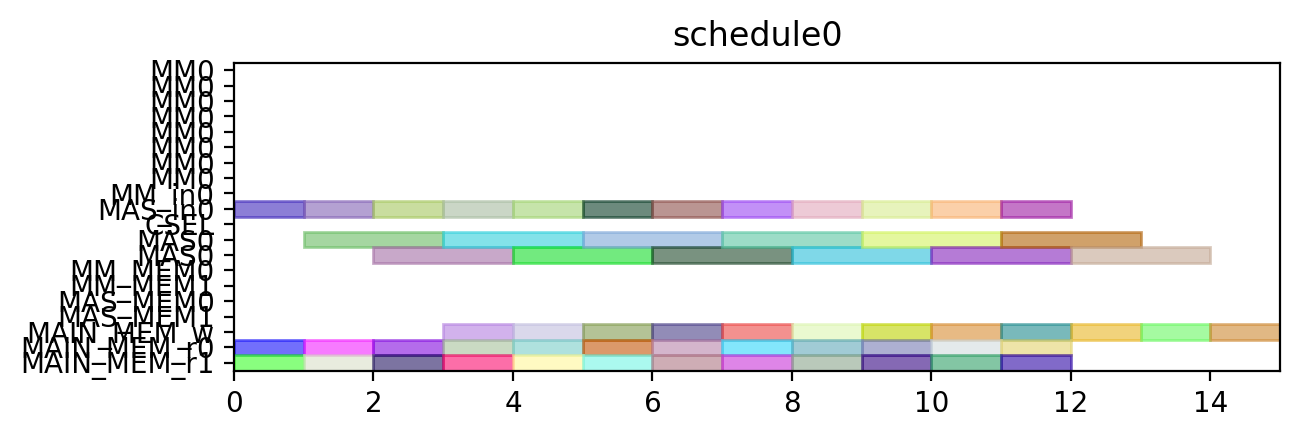

Here is the Python script that generated this plot:
from pyschedule import Scenario, solvers, plotters, alt


def solve():
	horizon = 120
	S = Scenario("schedule0", horizon=horizon)

	# resource
	MM = S.Resources('MM', num=1, size=8)
	MM_in = S.Resources('MM_in', num=1)
	MAS_in = S.Resources('MAS_in', num=1)
	CSEL = S.Resource('CSEL')
	MAS = S.Resources('MAS', num=1, size=2, periods=range(1, horizon))
	MM_MEM = S.Resources('MM_MEM', num=2)
	MAS_MEM = S.Resources('MAS_MEM', num=2)
	MAIN_MEM_w = S.Resource('MAIN_MEM_w', size=1)
	MAIN_MEM_r = S.Resources('MAIN_MEM_r', num=2)

	# result of previous scheduling

	# new tasks
	c000 = S.Task('c000', length=2, delay_cost=1)
	c000 += alt(MAS)
	c000_in = S.Task('c000_in', length=1, delay_cost=1)
	c000_in += alt(MAS_in)
	S += c000_in*MAS_in[0]<=c000*MAS[0]

	S += 0<c000

	c000_w = S.Task('c000_w', length=1, delay_cost=1)
	c000_w += alt(MAIN_MEM_w)
	S += c000 <= c000_w

	c000_mem0 = S.Task('c000_mem0', length=1, delay_cost=1)
	c000_mem0 += MAIN_MEM_r[0]
	S += c000_mem0 <= c000

	c000_mem1 = S.Task('c000_mem1', length=1, delay_cost=1)
	c000_mem1 += MAIN_MEM_r[1]
	S += c000_mem1 <= c000

	c001 = S.Task('c001', length=2, delay_cost=1)
	c001 += alt(MAS)
	c001_in = S.Task('c001_in', length=1, delay_cost=1)
	c001_in += alt(MAS_in)
	S += c001_in*MAS_in[0]<=c001*MAS[0]

	S += 0<c001

	c001_w = S.Task('c001_w', length=1, delay_cost=1)
	c001_w += alt(MAIN_MEM_w)
	S += c001 <= c001_w

	c001_mem0 = S.Task('c001_mem0', length=1, delay_cost=1)
	c001_mem0 += MAIN_MEM_r[0]
	S += c001_mem0 <= c001

	c001_mem1 = S.Task('c001_mem1', length=1, delay_cost=1)
	c001_mem1 += MAIN_MEM_r[1]
	S += c001_mem1 <= c001

	c010 = S.Task('c010', length=2, delay_cost=1)
	c010 += alt(MAS)
	c010_in = S.Task('c010_in', length=1, delay_cost=1)
	c010_in += alt(MAS_in)
	S += c010_in*MAS_in[0]<=c010*MAS[0]

	S += 0<c010

	c010_w = S.Task('c010_w', length=1, delay_cost=1)
	c010_w += alt(MAIN_MEM_w)
	S += c010 <= c010_w

	c010_mem0 = S.Task('c010_mem0', length=1, delay_cost=1)
	c010_mem0 += MAIN_MEM_r[0]
	S += c010_mem0 <= c010

	c010_mem1 = S.Task('c010_mem1', length=1, delay_cost=1)
	c010_mem1 += MAIN_MEM_r[1]
	S += c010_mem1 <= c010

	c011 = S.Task('c011', length=2, delay_cost=1)
	c011 += alt(MAS)
	c011_in = S.Task('c011_in', length=1, delay_cost=1)
	c011_in += alt(MAS_in)
	S += c011_in*MAS_in[0]<=c011*MAS[0]

	S += 0<c011

	c011_w = S.Task('c011_w', length=1, delay_cost=1)
	c011_w += alt(MAIN_MEM_w)
	S += c011 <= c011_w

	c011_mem0 = S.Task('c011_mem0', length=1, delay_cost=1)
	c011_mem0 += MAIN_MEM_r[0]
	S += c011_mem0 <= c011

	c011_mem1 = S.Task('c011_mem1', length=1, delay_cost=1)
	c011_mem1 += MAIN_MEM_r[1]
	S += c011_mem1 <= c011

	c100 = S.Task('c100', length=2, delay_cost=1)
	c100 += alt(MAS)
	c100_in = S.Task('c100_in', length=1, delay_cost=1)
	c100_in += alt(MAS_in)
	S += c100_in*MAS_in[0]<=c100*MAS[0]

	S += 0<c100

	c100_w = S.Task('c100_w', length=1, delay_cost=1)
	c100_w += alt(MAIN_MEM_w)
	S += c100 <= c100_w

	c100_mem0 = S.Task('c100_mem0', length=1, delay_cost=1)
	c100_mem0 += MAIN_MEM_r[0]
	S += c100_mem0 <= c100

	c100_mem1 = S.Task('c100_mem1', length=1, delay_cost=1)
	c100_mem1 += MAIN_MEM_r[1]
	S += c100_mem1 <= c100

	c101 = S.Task('c101', length=2, delay_cost=1)
	c101 += alt(MAS)
	c101_in = S.Task('c101_in', length=1, delay_cost=1)
	c101_in += alt(MAS_in)
	S += c101_in*MAS_in[0]<=c101*MAS[0]

	S += 0<c101

	c101_w = S.Task('c101_w', length=1, delay_cost=1)
	c101_w += alt(MAIN_MEM_w)
	S += c101 <= c101_w

	c101_mem0 = S.Task('c101_mem0', length=1, delay_cost=1)
	c101_mem0 += MAIN_MEM_r[0]
	S += c101_mem0 <= c101

	c101_mem1 = S.Task('c101_mem1', length=1, delay_cost=1)
	c101_mem1 += MAIN_MEM_r[1]
	S += c101_mem1 <= c101

	c110 = S.Task('c110', length=2, delay_cost=1)
	c110 += alt(MAS)
	c110_in = S.Task('c110_in', length=1, delay_cost=1)
	c110_in += alt(MAS_in)
	S += c110_in*MAS_in[0]<=c110*MAS[0]

	S += 0<c110

	c110_w = S.Task('c110_w', length=1, delay_cost=1)
	c110_w += alt(MAIN_MEM_w)
	S += c110 <= c110_w

	c110_mem0 = S.Task('c110_mem0', length=1, delay_cost=1)
	c110_mem0 += MAIN_MEM_r[0]
	S += c110_mem0 <= c110

	c110_mem1 = S.Task('c110_mem1', length=1, delay_cost=1)
	c110_mem1 += MAIN_MEM_r[1]
	S += c110_mem1 <= c110

	c111 = S.Task('c111', length=2, delay_cost=1)
	c111 += alt(MAS)
	c111_in = S.Task('c111_in', length=1, delay_cost=1)
	c111_in += alt(MAS_in)
	S += c111_in*MAS_in[0]<=c111*MAS[0]

	S += 0<c111

	c111_w = S.Task('c111_w', length=1, delay_cost=1)
	c111_w += alt(MAIN_MEM_w)
	S += c111 <= c111_w

	c111_mem0 = S.Task('c111_mem0', length=1, delay_cost=1)
	c111_mem0 += MAIN_MEM_r[0]
	S += c111_mem0 <= c111

	c111_mem1 = S.Task('c111_mem1', length=1, delay_cost=1)
	c111_mem1 += MAIN_MEM_r[1]
	S += c111_mem1 <= c111

	c200 = S.Task('c200', length=2, delay_cost=1)
	c200 += alt(MAS)
	c200_in = S.Task('c200_in', length=1, delay_cost=1)
	c200_in += alt(MAS_in)
	S += c200_in*MAS_in[0]<=c200*MAS[0]

	S += 0<c200

	c200_w = S.Task('c200_w', length=1, delay_cost=1)
	c200_w += alt(MAIN_MEM_w)
	S += c200 <= c200_w

	c200_mem0 = S.Task('c200_mem0', length=1, delay_cost=1)
	c200_mem0 += MAIN_MEM_r[0]
	S += c200_mem0 <= c200

	c200_mem1 = S.Task('c200_mem1', length=1, delay_cost=1)
	c200_mem1 += MAIN_MEM_r[1]
	S += c200_mem1 <= c200

	c201 = S.Task('c201', length=2, delay_cost=1)
	c201 += alt(MAS)
	c201_in = S.Task('c201_in', length=1, delay_cost=1)
	c201_in += alt(MAS_in)
	S += c201_in*MAS_in[0]<=c201*MAS[0]

	S += 0<c201

	c201_w = S.Task('c201_w', length=1, delay_cost=1)
	c201_w += alt(MAIN_MEM_w)
	S += c201 <= c201_w

	c201_mem0 = S.Task('c201_mem0', length=1, delay_cost=1)
	c201_mem0 += MAIN_MEM_r[0]
	S += c201_mem0 <= c201

	c201_mem1 = S.Task('c201_mem1', length=1, delay_cost=1)
	c201_mem1 += MAIN_MEM_r[1]
	S += c201_mem1 <= c201

	c210 = S.Task('c210', length=2, delay_cost=1)
	c210 += alt(MAS)
	c210_in = S.Task('c210_in', length=1, delay_cost=1)
	c210_in += alt(MAS_in)
	S += c210_in*MAS_in[0]<=c210*MAS[0]

	S += 0<c210

	c210_w = S.Task('c210_w', length=1, delay_cost=1)
	c210_w += alt(MAIN_MEM_w)
	S += c210 <= c210_w

	c210_mem0 = S.Task('c210_mem0', length=1, delay_cost=1)
	c210_mem0 += MAIN_MEM_r[0]
	S += c210_mem0 <= c210

	c210_mem1 = S.Task('c210_mem1', length=1, delay_cost=1)
	c210_mem1 += MAIN_MEM_r[1]
	S += c210_mem1 <= c210

	c211 = S.Task('c211', length=2, delay_cost=1)
	c211 += alt(MAS)
	c211_in = S.Task('c211_in', length=1, delay_cost=1)
	c211_in += alt(MAS_in)
	S += c211_in*MAS_in[0]<=c211*MAS[0]

	S += 0<c211

	c211_w = S.Task('c211_w', length=1, delay_cost=1)
	c211_w += alt(MAIN_MEM_w)
	S += c211 <= c211_w

	c211_mem0 = S.Task('c211_mem0', length=1, delay_cost=1)
	c211_mem0 += MAIN_MEM_r[0]
	S += c211_mem0 <= c211

	c211_mem1 = S.Task('c211_mem1', length=1, delay_cost=1)
	c211_mem1 += MAIN_MEM_r[1]
	S += c211_mem1 <= c211

	solvers.mip.solve(S,msg=1,kind='CPLEX',ratio_gap=1.01)

	solution = [['hoge']*len(S.solution()[1]) for i in range(len(S.solution()))]
	for i in range(len(S.solution())):
		for j in range(len(S.solution()[i])):
			solution[i][j]=str(S.solution()[i][j])
	print(solution)

	cycles = int(solution[-1][3])

	pic_file_name = "/mnt/rose/usr1/fukuda/ABE/multiRAM_multiMAS_16mux/scheduling_result/stage8MM1_stage2MAS1/CONJ/schedule0.png"
	if(S.solution() != []):
		plotters.matplotlib.plot(S,img_filename=pic_file_name, show_task_labels=False, fig_size=(cycles*0.25+3, 2))

	return solution
